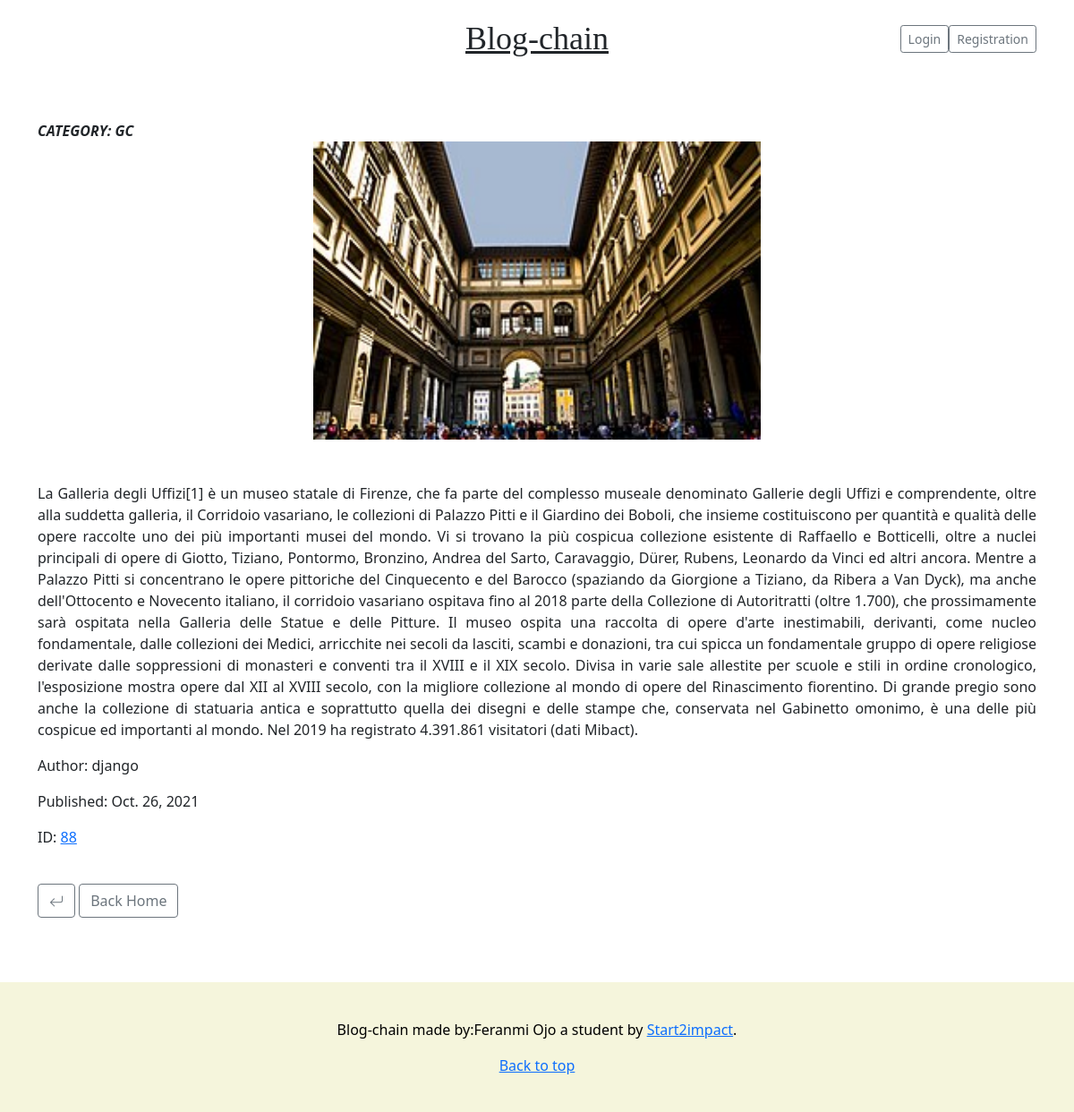
The app's page /articles/uffizi/ with its own data.
### articles/models.py (models this page shows, shortened)
class Article(models.Model):
    DRAFT= 'DRRAFT'
    PUBLISHED='PUBLISHED'
    STATUS_CHOICES=(
        (DRAFT,'Draft'),
        (PUBLISHED,'Published')
    )
    status = models.CharField(max_length=10, choices=STATUS_CHOICES,default=PUBLISHED)
    TECNOLOGY = 'TC'
    BLOCKCHAIN='BC'
    SPORT = 'SP'
    GENERAL_CULTURE = 'GC'
    ANIME ='AN'
    FREE_TIME = 'FT'
    CATEGORIES = [
         (TECNOLOGY,'Technology'),
        (BLOCKCHAIN,'Blockchain'),
         ( SPORT,'Sport'),
        (GENERAL_CULTURE,'General culture'),
        (ANIME ,'Anime'),
        (FREE_TIME,'Free time')
    ]
    category= models.CharField(choices= CATEGORIES,default='FT',max_length=2)
    title= models.CharField(max_length=250)
    slug= models.SlugField(max_length=250,null=False, unique=True)
    img= models.ImageField(upload_to="images/", blank=True, null=True)
    content= models.TextField(max_length=5000)
    author= models.ForeignKey(settings.AUTH_USER_MODEL, on_delete=models.CASCADE)
    created= models.DateTimeField(default=timezone.now)
    published=models.DateTimeField(default=timezone.now)
    updated=models.DateTimeField(auto_now=True)
    address = models.CharField(max_length=66, default=None, null=True)
    hash = models.CharField(max_length=32, default=None, null=True)
    txId = models.CharField(max_length=66, default=None, null=True)
    class Meta:
        ordering = ("-updated","-published")

### articles/views.py (the view)
# urls.py: path('<slug:slug>/',views.ArticleDetailView.as_view() , name='article-detail'),
@method_decorator(cache_page(CACHE_TTL),  name='dispatch')
class ArticleDetailView(DetailView):
    model = Article
    def get_context_data(self, **kwargs):
        context = super().get_context_data(**kwargs)
        return context

### articles/templates/articles/article_detail.html (shortened to what this page needs)
{% extends "blog/base.html" %}
{% block page_content %}
    <div class="container">
        <br>
        <br>
        <i><strong>CATEGORY: {{article.category}} </strong></i>
        {% if object.img %}
        <div class="text-center">
        <img src="{{object.img.url}}" style="width: 500px" class="wp-caption aligncenter" alt="..." >
        </div>
        {%endif%}
        <br>
        <br>
        <p align="justify">{{ article.content }}</p>
        <p>Author: {{ article.author }}</p>
        <p>Published: {{ article.published|date }}</p>
        <p>ID: <a href="">{{ article.id }}</a></p>
        <br>
        <a class="btn btn-outline-secondary" onClick="javascript:history.go(-1);">
        </a>
        <a class="btn btn-outline-secondary"href="{%url 'blog:blog'%}"> Back Home</a>
    </div>
{% endblock %}

### records on screen
Article: category "GC", img (picture), content "La Galleria degli Uffizi[1] è un museo statale di Firenze, che fa parte del complesso museale denominato Gallerie degli Uffizi e comprendente, oltre alla suddetta galleria, il Corridoio vasariano, le collezioni di Palazzo Pitti e il Giardino dei Boboli, che insieme costituiscono per quantità e qualità delle opere raccolte uno dei più importanti musei del mondo. Vi si trovano la più cospicua collezione esistente di Raffaello e Botticelli, oltre a nuclei principali di opere di Giotto, Tiziano, Pontormo, Bronzino, Andrea del Sarto, Caravaggio, Dürer, Rubens, Leonardo da Vinci ed altri ancora. Mentre a Palazzo Pitti si concentrano le opere pittoriche del Cinquecento e del Barocco (spaziando da…", author "django", published "Oct. 26, 2021", id "88"
